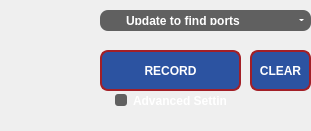
         <widget class="QFrame" name="record_config_area">
          <property name="enabled">
           <bool>true</bool>
          </property>
          <property name="geometry">
           <rect>
            <x>10</x>
            <y>450</y>
            <width>311</width>
            <height>131</height>
           </rect>
          </property>
          <property name="styleSheet">
           <string notr="true">QCheckBox{color:#FFFFFF;font:7pt&quot;DejaVu Sans&quot;;font-weight:bold;}QCheckBox::indicator{width:12px;height:12px;background-color:#606060;border-radius:3px;}QCheckBox::indicator:checked{background-color:#A21F27;}QLabel{color:#FFFFFF;font:7pt&quot;DejaVu Sans&quot;;font-weight:bold;}QLineEdit{border:#969696;background-color:#606060;border-radius:8px;color:#FFFFFF;font:7pt&quot;DejaVu Sans&quot;;font-weight:bold;}</string>
          </property>
          <widget class="QPushButton" name="record_button">
           <property name="geometry">
            <rect>
             <x>100</x>
             <y>50</y>
             <width>141</width>
             <height>41</height>
            </rect>
           </property>
           <property name="cursor">
            <cursorShape>PointingHandCursor</cursorShape>
           </property>
           <property name="styleSheet">
            <string notr="true">QPushButton{border:2px solid #A21F27;border-radius:8px;background-color:#2C53A1;color:#FFFFFF;font:13pt&quot;DejaVu Sans&quot;;font-weight:bold;}QPushButton:pressed{border:2px solid #A21F27;border-radius:8px;background-color:#A21F27;color:#FFFFFF;}QPushButton::!enabled{border:2px solid #969696;border-radius:8px;background-color:#606060;color:#FFFFFF;font:7pt&quot;Helvetica&quot;;font-weight:bold;}</string>
           </property>
           <property name="text">
            <string notr="true">RECORD</string>
           </property>
           <property name="checked">
            <bool>false</bool>
           </property>
          </widget>
          <widget class="QPushButton" name="clear_button">
           <property name="geometry">
            <rect>
             <x>250</x>
             <y>50</y>
             <width>61</width>
             <height>41</height>
            </rect>
           </property>
           <property name="cursor">
            <cursorShape>PointingHandCursor</cursorShape>
           </property>
           <property name="styleSheet">
            <string notr="true">QPushButton{border:2px solid #A21F27;border-radius:8px;background-color:#2C53A1;color:#FFFFFF;font:8pt&quot;DejaVu Sans&quot;;font-weight:bold;}QPushButton:pressed{border:2px solid #A21F27;border-radius:8px;background-color:#A21F27;color:#FFFFFF;}QPushButton::!enabled{border:2px solid #969696;border-radius:8px;background-color:#606060;color:#FFFFFF;font:7pt&quot;Helvetica&quot;;font-weight:bold;}</string>
           </property>
           <property name="text">
            <string notr="true">CLEAR</string>
           </property>
          </widget>
          <widget class="QLabel" name="logo_image_label1">
           <property name="geometry">
            <rect>
             <x>0</x>
             <y>10</y>
             <width>81</width>
             <height>101</height>
            </rect>
           </property>
           <property name="text">
            <string/>
           </property>
           <property name="pixmap">
            <pixmap>icon/NNC_logo.png</pixmap>
           </property>
           <property name="scaledContents">
            <bool>true</bool>
           </property>
           <property name="alignment">
            <set>Qt::AlignCenter</set>
           </property>
          </widget>
          <widget class="QComboBox" name="usb_port_combobox">
           <property name="geometry">
            <rect>
             <x>120</x>
             <y>10</y>
             <width>191</width>
             <height>21</height>
            </rect>
           </property>
           <property name="cursor">
            <cursorShape>PointingHandCursor</cursorShape>
           </property>
           <property name="styleSheet">
            <string notr="true">QComboBox{color:#FFFFFF;font:7pt&quot;DejaVu Sans&quot;;font-weight:bold;background-color:#606060;border:0px;border-top-right-radius:8px;border-bottom-right-radius:8px;padding:6px}QListView{color:#FFFFFF;font:7pt&quot;DejaVu Sans&quot;;font-weight:bold;background-color:#969696;border:0px;}QListView{color:#FFFFFF;font:7pt&quot;DejaVu Sans&quot;;font-weight:bold;background-color:#606060;border:0px;border-radius:6px;}QComboBox::drop-down{width:20px;border:5px;}QComboBox::down-arrow{border-left:2px solid none;border-right:2px solid none;border-top:2px solid #FFFFFF;width:0.5px;height:0.5px;border-radius:2px;}QComboBox::down-arrow:hover{background-color:#606060;border-left:2px solid none;border-right:2px solid none;border-top:2px solid #A21F27;width:0.5px;height:1px;border-radius:2px;}QAbstractItemView{border:2px solid #969696;selection-background-color:#2C53A1;}</string>
           </property>
           <property name="currentText">
            <string notr="true">Update to find ports</string>
           </property>
           <property name="currentIndex">
            <number>0</number>
           </property>
           <item>
            <property name="text">
             <string notr="true">Update to find ports</string>
            </property>
           </item>
          </widget>
          <widget class="QPushButton" name="usb_port">
           <property name="geometry">
            <rect>
             <x>100</x>
             <y>10</y>
             <width>21</width>
             <height>21</height>
            </rect>
           </property>
           <property name="styleSheet">
            <string notr="true">QPushButton{border-top-left-radius:8px;border-bottom-left-radius:8px;background-color:#606060;}QPushButton:pressed{border:2px solid #A21F27;border-top-left-radius:8px;border-bottom-left-radius:8px;background-color:#A21F27;color:#FFFFFF;}QPushButton::!enabled{border:2px solid #969696;border-top-left-radius:8px;border-bottom-left-radius:8px;;background-color:#606060;color:#FFFFFF;font:7pt&quot;DejaVu Sans&quot;;font-weight:bold;}</string>
           </property>
           <property name="text">
            <string/>
           </property>
           <property name="icon">
            <iconset>
             <normaloff>icon/NNC_update_button.png</normaloff>icon/NNC_update_button.png</iconset>
           </property>
          </widget>
          <widget class="QCheckBox" name="advanced_checkbox">
           <property name="geometry">
            <rect>
             <x>115</x>
             <y>90</y>
             <width>111</width>
             <height>21</height>
            </rect>
           </property>
           <property name="text">
            <string>Advanced Settings</string>
           </property>
          </widget>
          <zorder>advanced_checkbox</zorder>
          <zorder>record_button</zorder>
          <zorder>clear_button</zorder>
          <zorder>logo_image_label1</zorder>
          <zorder>usb_port_combobox</zorder>
          <zorder>usb_port</zorder>
         </widget>
